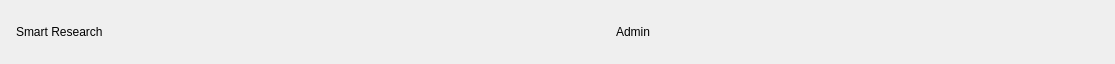
    <widget class="QFrame" name="Topbar">
     <property name="geometry">
      <rect>
       <x>11</x>
       <y>11</y>
       <width>1115</width>
       <height>64</height>
      </rect>
     </property>
     <property name="minimumSize">
      <size>
       <width>0</width>
       <height>64</height>
      </size>
     </property>
     <property name="maximumSize">
      <size>
       <width>16777215</width>
       <height>64</height>
      </size>
     </property>
     <property name="frameShape">
      <enum>QFrame::Shape::NoFrame</enum>
     </property>
     <layout class="QHBoxLayout" name="topbarLayout">
      <property name="leftMargin">
       <number>16</number>
      </property>
      <property name="topMargin">
       <number>10</number>
      </property>
      <property name="rightMargin">
       <number>16</number>
      </property>
      <property name="bottomMargin">
       <number>10</number>
      </property>
      <item>
       <widget class="QLabel" name="PageTitle">
        <property name="text">
         <string>Smart Research</string>
        </property>
       </widget>
      </item>
      <item>
       <spacer name="topSpacer">
        <property name="orientation">
         <enum>Qt::Orientation::Horizontal</enum>
        </property>
        <property name="sizeHint" stdset="0">
         <size>
          <width>40</width>
          <height>20</height>
         </size>
        </property>
       </spacer>
      </item>
      <item>
       <widget class="QFrame" name="UserChip">
        <property name="frameShape">
         <enum>QFrame::Shape::NoFrame</enum>
        </property>
        <layout class="QHBoxLayout" name="userChipLayout">
         <property name="leftMargin">
          <number>12</number>
         </property>
         <property name="topMargin">
          <number>8</number>
         </property>
         <property name="rightMargin">
          <number>12</number>
         </property>
         <property name="bottomMargin">
          <number>8</number>
         </property>
         <item>
          <widget class="QLabel" name="UserRole">
           <property name="text">
            <string>Admin</string>
           </property>
          </widget>
         </item>
         <item>
          <widget class="QLabel" name="UserName">
           <property name="text">
            <string/>
           </property>
          </widget>
         </item>
         <item>
          <spacer name="userSpacer">
           <property name="orientation">
            <enum>Qt::Orientation::Horizontal</enum>
           </property>
           <property name="sizeHint" stdset="0">
            <size>
             <width>40</width>
             <height>20</height>
            </size>
           </property>
          </spacer>
         </item>
         <item>
          <widget class="QLabel" name="AppLogo_2">
           <property name="minimumSize">
            <size>
             <width>0</width>
             <height>48</height>
            </size>
           </property>
           <property name="maximumSize">
            <size>
             <width>100</width>
             <height>48</height>
            </size>
           </property>
           <property name="text">
            <string/>
           </property>
           <property name="pixmap">
            <pixmap>:/styles/Picture1.png</pixmap>
           </property>
           <property name="scaledContents">
            <bool>true</bool>
           </property>
           <property name="alignment">
            <set>Qt::AlignmentFlag::AlignHCenter|Qt::AlignmentFlag::AlignTop</set>
           </property>
          </widget>
         </item>
        </layout>
       </widget>
      </item>
     </layout>
    </widget>
